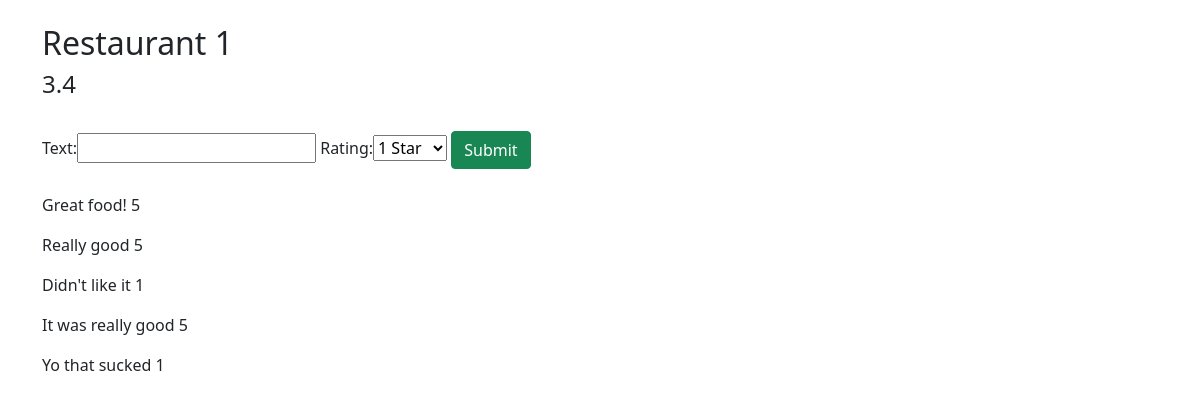
The app's page /reviews/restaurants/1, older data.
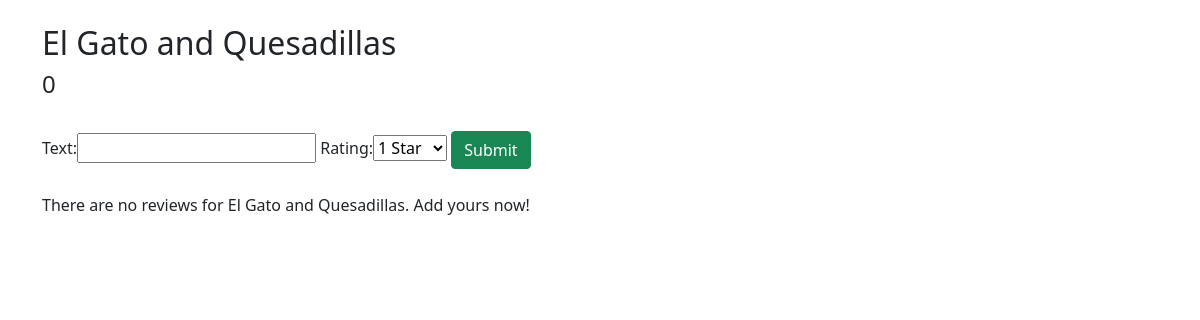
The same page, newer data.
### reviews/models.py (models this page shows, shortened)
class Restaurant(models.Model):
    name = models.CharField(max_length=200)
    description = models.CharField(max_length=200, default="description")
    location = models.CharField(max_length=200, default="location")
    style = models.CharField(max_length=30)
    def get_reviews(self):
        reviews = Review.objects.filter(resturaunt=self.id)
        if len(reviews) > 0: # if the restaurant has at least 1 review
            total = 0
            for review in reviews:
                total += review.rating
            return total/len(reviews)
        else:
            return 0

class Review(models.Model):
    resturaunt = models.ForeignKey(Restaurant, on_delete=models.CASCADE, null=True)
    date = models.DateTimeField( auto_now_add=True)
    text = models.CharField(max_length=3000)
    rating = models.PositiveSmallIntegerField(choices=RATINGS)

### reviews/views.py (the view)
# urls.py: path('restaurants/<int:restaurant_id>', views.RestaurantDetails, name='restaurant-detail'),
def RestaurantDetails(request, restaurant_id):
    restaurantObj = get_object_or_404(Restaurant, pk=restaurant_id)
    reviews = Review.objects.filter(resturaunt=restaurantObj)
    if request.method == 'POST':
        form = ReviewForm(request.POST)
        if form.is_valid():
            review = form.save(commit=False)
            review.text = form.cleaned_data['text']
            review.rating = form.cleaned_data['rating']
            review.resturaunt = restaurantObj
            review.save()
            return HttpResponseRedirect(request.META.get('HTTP_REFERER'))
    else:
        form = ReviewForm()
    context = {
        'form': form,
        'restaurant': restaurantObj,
        'reviews': reviews,
    }
    return render(request, 'reviews/restaurant_details.html', context=context)

### reviews/forms.py
class ReviewForm(forms.ModelForm):
    text = forms.CharField(max_length=3000, required=True)
    rating = forms.ChoiceField(choices=RATINGS, required=False)
    class Meta:
        model = Review
        fields = ('text', 'rating')

### reviews/templates/reviews/restaurant_details.html (shortened to what this page needs)
{% extends "base_nosearch.html" %}
{% block content %}
		<h2>{{ restaurant.name }}</h2>
    <h4> {{ restaurant.get_reviews }} </h4>
    <br>
    <form method="post">
      {{ form }}
      <button type="submit" class="btn btn-success">Submit</button>
    </form>
    <br>
    {% if reviews %}
      {% for review in reviews %}
          <p>{{ review.text }} {{ review.rating }} </p>
      {% endfor %}
    {% else %}
      <p>There are no reviews for {{ restaurant.name }}. Add yours now!</p>
    {% endif %}
{% endblock %}

### reviews/templates/base_nosearch.html (shortened to what this page needs)
<!DOCTYPE html>
<html lang="en">
<head>
  <link href="https://cdn.jsdelivr.net/npm/bootstrap@5.0.2/dist/css/bootstrap.min.css" rel="stylesheet">
  {% load static %}
  <link rel="stylesheet" href="{% static 'css/style.css' %}">
</head>
<body>
    <br>
    <div class="container">{% block content %}{% endblock %}</div>
</body>
</html>

### reviews/static/css/style.css (style rules this page uses)
body, html { height: 100%; }

Row changes from the older to the newer data that the page shows:
removed Review: text "Great food!", rating "5"
removed Review: text "Really good", rating "5"
removed Review: text "Didn't like it", rating "1"
removed Review: text "It was really good", rating "5"
removed Review: text "Yo that sucked", rating "1"
changed Restaurant: name "Restaurant 1" → "El Gato and Quesadillas"; get_reviews "3.4" → "0"; name (not shown) → "El Gato and Quesadillas"
Text that changed along with them:
text now shown: "There are no reviews for . Add yours now!"
